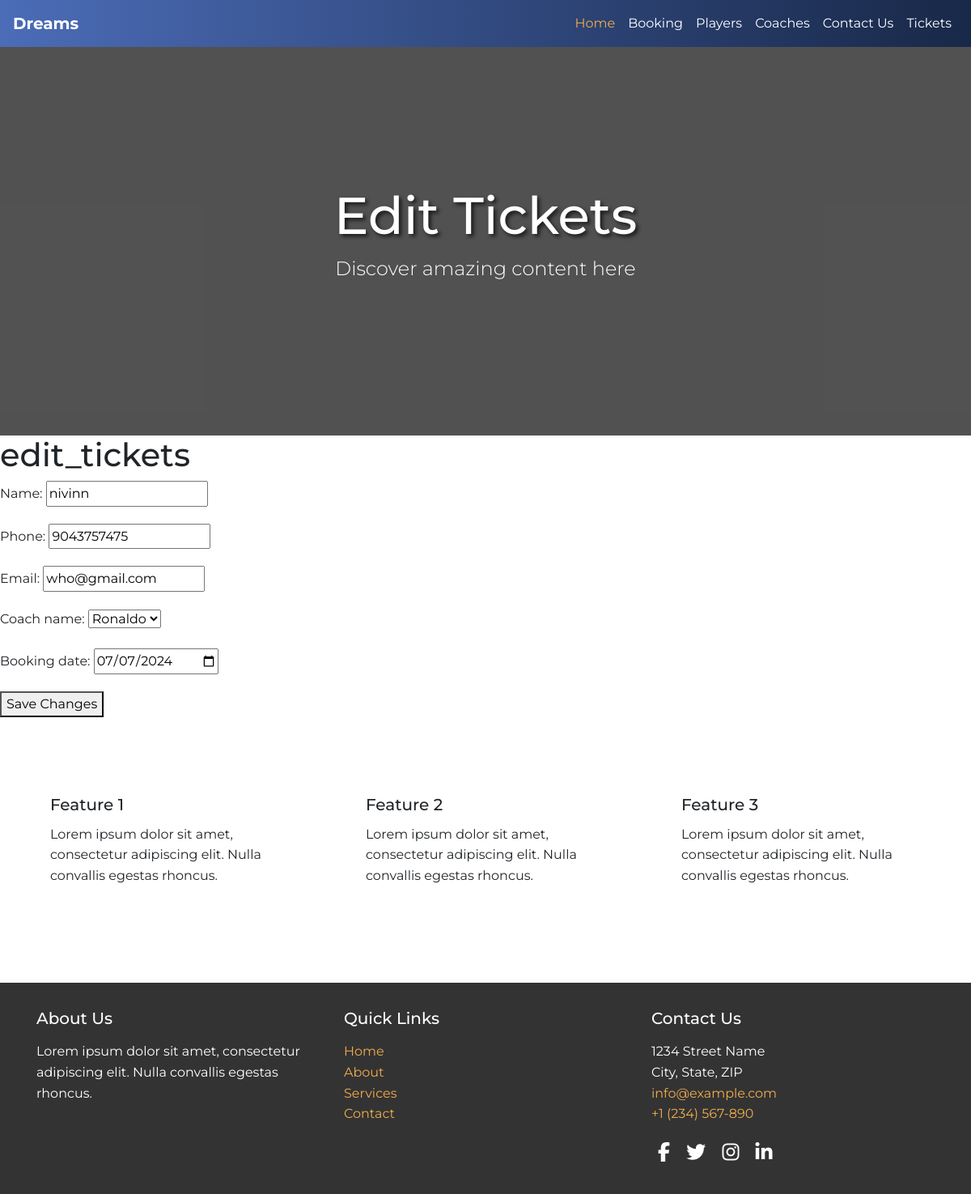
/ed_tickets/1/, run on the app's committed database.
### team_management/models.py (models this page shows, shortened)
class Booking(models.Model):
    name = models.CharField(max_length=100)
    phone = models.IntegerField()
    email = models.EmailField()
    coach_name = models.ForeignKey(Coaches,on_delete=models.CASCADE)
    booking_date = models.DateField()
    booked_on = models.DateField(auto_now=True)

class Coaches(models.Model):
    img = models.ImageField(upload_to="images")
    coach_name = models.CharField(max_length=100)
    level = models.CharField(max_length=100)
    description = models.TextField()
    def __str__(self):
        return self.coach_name

### team_management/views.py (the view, shortened to what this page needs)
# urls.py: path('ed_tickets/<int:id>/',views.edit_tickets,name="edit_ticket"),
def edit_tickets(request,id):
    ticket = get_object_or_404(Booking,id=id)
    if request.method == "GET":
        context = {'form' : BookingForm(instance=ticket),'id':id}
        return render(request,"edit_tickets.html",context)

### team_management/forms.py
class BookingForm(forms.ModelForm):
    class Meta:
        model = Booking
        fields = '__all__'
        widgets = {
            'booking_date':DateInput(),
        }

### team_management/templates/edit_tickets.html (shortened to what this page needs)
<!DOCTYPE html>
<html lang="en">
<head>
    <link rel="stylesheet" href="https://maxcdn.bootstrapcdn.com/bootstrap/4.5.2/css/bootstrap.min.css">
</head>
<body>
    <nav class="navbar navbar-expand-lg">
        <a class="navbar-brand" href="#">Dreams</a>
        <div class="collapse navbar-collapse" id="navbarNav">
            <ul class="navbar-nav ml-auto">
                <li class="nav-item active">
                    <a class="nav-link" href="/">Home</a>
                </li>
                <li class="nav-item">
                    <a class="nav-link" href="/booking/">Booking</a>
                </li>
                <li class="nav-item">
                    <a class="nav-link" href="/players/">Players</a>
                </li>
                <li class="nav-item">
                    <a class="nav-link" href="/coaches/">Coaches</a>
                </li>
                <li class="nav-item">
                    <a class="nav-link" href="/contact_us/">Contact Us</a>
                </li>
                <li class="nav-item">
                    <a class="nav-link" href="/ticket_list/">Tickets</a>
                </li>
            </ul>
        </div>
    </nav>
    <div class="hero">
        <div>
            <h1>Edit Tickets</h1>
            <p class="lead">Discover amazing content here</p>
        </div>
    </div>
    <div>
        <h1>edit_tickets</h1>
    </div>
    <form action="" method="POST">
        {{ form.as_p }}
        <button type="submit">Save Changes</button>
    </form>
    <div class="container content">
        <div class="row">
            <div class="col-md-4 mb-4">
                <div class="card">
                    <div class="card-body">
                        <h5 class="card-title">Feature 1</h5>
                        <p class="card-text">Lorem ipsum dolor sit amet, consectetur adipiscing elit. Nulla convallis egestas rhoncus.</p>
                    </div>
                </div>
            </div>
            <div class="col-md-4 mb-4">
                <div class="card">
                    <div class="card-body">
                        <h5 class="card-title">Feature 2</h5>
                        <p class="card-text">Lorem ipsum dolor sit amet, consectetur adipiscing elit. Nulla convallis egestas rhoncus.</p>
                    </div>
                </div>
            </div>
            <div class="col-md-4 mb-4">
                <div class="card">
                    <div class="card-body">
                        <h5 class="card-title">Feature 3</h5>
                        <p class="card-text">Lorem ipsum dolor sit amet, consectetur adipiscing elit. Nulla convallis egestas rhoncus.</p>
                    </div>
                </div>
            </div>
        </div>
    </div>
    <div class="footer">
        <div class="container">
            <div class="row">
                <div class="col-md-4">
                    <h5>About Us</h5>
                    <p>Lorem ipsum dolor sit amet, consectetur adipiscing elit. Nulla convallis egestas rhoncus.</p>
                </div>
                <div class="col-md-4">
                    <h5>Quick Links</h5>
                    <ul class="list-unstyled">
                        <li><a href="#">Home</a></li>
                        <li><a href="#">About</a></li>
                        <li><a href="#">Services</a></li>
                        <li><a href="#">Contact</a></li>
                    </ul>
                </div>
                <div class="col-md-4">
                    <h5>Contact Us</h5>
                    <address>
                        1234 Street Name<br>
                        City, State, ZIP<br>
                        <a href="mailto:info@example.com">info@example.com</a><br>
                        <a href="tel:+1234567890">+1 (234) 567-890</a>
                    </address>
                    <div class="social-icons">
                        <a href="#"><i class="fab fa-facebook-f"></i></a>
                        <a href="#"><i class="fab fa-twitter"></i></a>
                        <a href="#"><i class="fab fa-instagram"></i></a>
                        <a href="#"><i class="fab fa-linkedin-in"></i></a>
                    </div>
                </div>
            </div>
        </div>
    </div>
</body>
</html>

### team_management/templates/edit_tickets.html (style rules this page uses)
body { font-family: 'Montserrat', sans-serif; line-height: 1.6; }
.navbar { background: linear-gradient(90deg, #4b6cb7 0%, #182848 100%); }
.navbar-brand, .nav-link { color: #fff !important; }
.navbar-brand { font-weight: 700; }
.navbar-nav .nav-item.active .nav-link { color: #f0ad4e !important; }
.hero { background: url('https://via.placeholder.com/') no-repeat center center; background-size: cover; color: white; height: 60vh; display: flex; align-items: center; justify-content: center; text-align: center; position: relative; }
.hero::after { content: ''; position: absolute; top: 0; left: 0; width: 100%; height: 100%; background: rgba(0, 0, 0, 0.6); }
.hero h1 { font-size: 4rem; text-shadow: 3px 3px 5px rgba(0, 0, 0, 0.7); z-index: 1; position: relative; }
.hero p { font-size: 1.5rem; z-index: 1; position: relative; }
.content { padding: 4rem 0; }
.card { border: none; border-radius: 0; transition: transform 0.2s; }
.card-body { padding: 2rem; }
.footer { background: #333; color: white; padding: 2rem 0; }
.footer h5 { margin-bottom: 1rem; }
.footer a { color: #f0ad4e; text-decoration: none; }
.footer .social-icons a { color: white; margin: 0 0.5rem; font-size: 1.5rem; transition: color 0.3s; }

### data on the page
Booking: name "nivinn", phone "9043757475", email "who@gmail.com", booking_date "07/07/2024"
Coaches: coach_name "Ronaldo"
